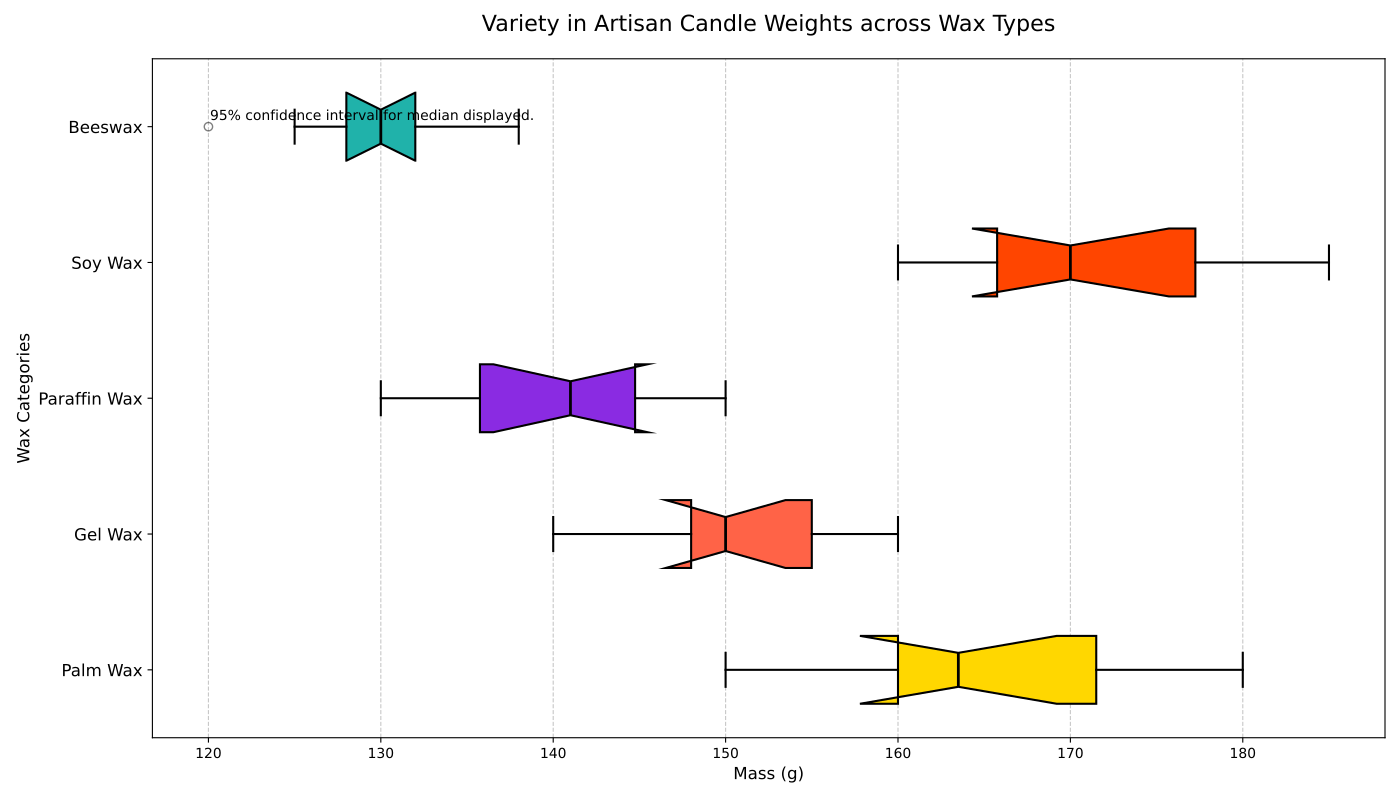

Recreate this plot in Python.
import matplotlib.pyplot as plt

# Types of wax - shuffled labels
wax_types = ['Palm Wax', 'Gel Wax', 'Paraffin Wax', 'Soy Wax', 'Beeswax']

# Artificial data with contents altered manually
soy_wax_weights = [162, 170, 150, 175, 155, 160, 165, 180, 172, 160]
beeswax_weights = [150, 140, 150, 158, 145, 148, 155, 160, 148, 155]
paraffin_weights = [135, 142, 130, 135, 145, 138, 144, 150, 140, 148]
palm_wax_weights = [170, 160, 165, 185, 178, 168, 170, 165, 175, 180]
gel_wax_weights = [130, 132, 120, 125, 138, 128, 132, 130, 135, 128]

# Combine all data into a list
data = [soy_wax_weights, beeswax_weights, paraffin_weights, palm_wax_weights, gel_wax_weights]

# Define custom colors for each box
colors = ['#FFD700', '#FF6347', '#8A2BE2', '#FF4500', '#20B2AA']

# Create the plot
fig, ax = plt.subplots(figsize=(14, 8))

# Plot box plots with custom properties
bp = ax.boxplot(data, vert=False, patch_artist=True, notch=True,
                boxprops=dict(linewidth=1.5),
                whiskerprops=dict(linewidth=1.5),
                capprops=dict(linewidth=1.5),
                medianprops=dict(color='black', linewidth=2),
                flierprops=dict(marker='o', color='black', alpha=0.5))

# Set individual box colors
for patch, color in zip(bp['boxes'], colors):
    patch.set_facecolor(color)

# Alter chart title and labels
ax.set_title('Variety in Artisan Candle Weights across Wax Types', fontsize=16, pad=20)
ax.set_xlabel('Mass (g)', fontsize=12)
ax.set_ylabel('Wax Categories', fontsize=12)
ax.set_yticklabels(wax_types, fontsize=12)

# Customize grid for better readability
ax.grid(axis='x', linestyle='--', alpha=0.7)

# Add a legend to explain notched boxes
plt.figtext(0.15, 0.85, "95% confidence interval for median displayed.", fontsize=10)

# Use tight_layout for better spacing
plt.tight_layout()

# Display the plot
plt.show()
